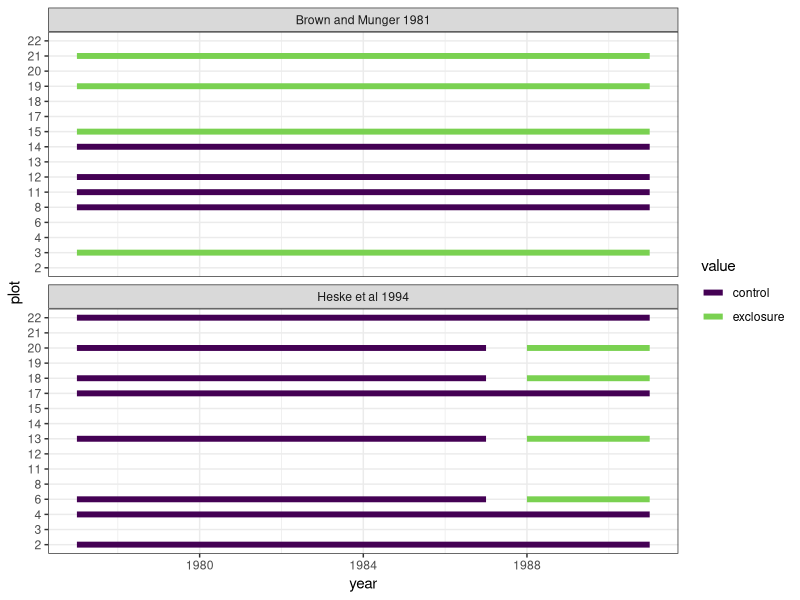
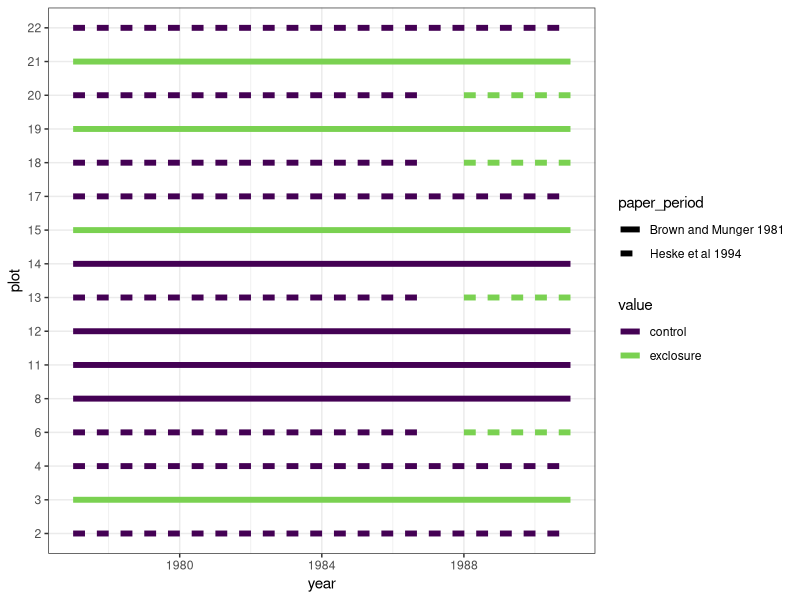

These charts were generated, in order, by the following R code:
## ---- chunk 1
knitr::opts_chunk$set(echo = TRUE)
rats <- read.csv(here::here("lore", "1994_longterm", "1994_data_complete.csv"), stringsAsFactors = F)
rat_totals_1977 <- read.csv(here::here("lore", "1994_longterm", "1994_data_statevars_1977.csv"), stringsAsFactors = F)
rat_totals_1988 <- read.csv(here::here("lore", "1994_longterm", "1994_data_statevars_1988.csv"), stringsAsFactors = F)
library(dplyr)
library(ggplot2)

## ---- chunk 2

plots <- data.frame(plot = as.factor(c(1:24)),
                    treatment = NA)

plots$treatment[c(3,15,19,21)] <- "orig_exclosure"
plots$treatment[c(8,11,12,14)] <- "orig_control"
plots$treatment[c(6,13,18,20)] <- "second_exclosure"
plots$treatment[c(2,4,17,22)] <- "second_control"

plots <- plots %>%
  mutate(seventies = ifelse(treatment == "orig_exclosure", "exclosure", "control"),
         eighties = ifelse(grepl(treatment, pattern = "exclosure"), "exclosure", ifelse(is.na(treatment), NA, "control"))) %>%
  filter(!is.na(treatment)) %>%
  tidyr::pivot_longer(cols = c(seventies, eighties), names_to = "time_period") %>%
  mutate(time_period = ordered(time_period, levels = c("seventies", "eighties"))) %>%
  mutate(paper_period = ifelse(grepl(treatment, pattern = "orig"), "Brown and Munger 1981", "Heske et al 1994")) %>%
  mutate(paper_period = ordered(paper_period, levels = c("Brown and Munger 1981", "Heske et al 1994")))

timeperiods <- data.frame(year = c(1977:1991)) %>%
  mutate(time_period = ifelse(year < 1988, "seventies", "eighties"))

plots <- right_join(plots, timeperiods)

ggplot(plots, aes(year, plot, color = value)) +
  geom_line(size = 2) +
  theme_bw() +
  scale_color_viridis_d(end = .8) +
  facet_wrap(vars(paper_period), ncol = 1)


ggplot(plots, aes(year, plot, color = value, linetype = paper_period)) +
  geom_line(size = 2) +
  theme_bw() +
  scale_color_viridis_d(end = .8) 
